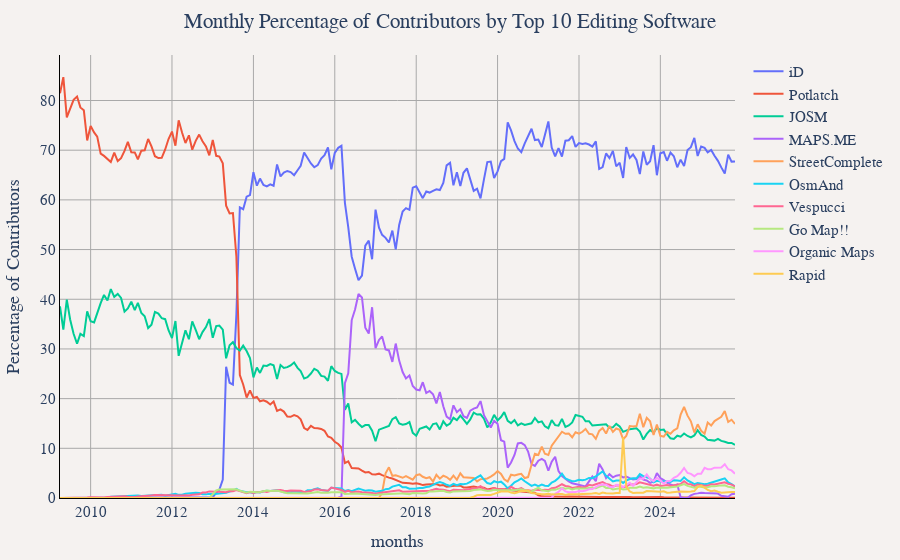

Notebook code for this chart:
### Markdown cell above
## Monthly Percentage of Contributors by Top 10 Editing Software

### Code cell
df = duckdb.sql("""
WITH top_software AS (
	SELECT created_by
	FROM (
		SELECT
			created_by,
			COUNT(DISTINCT user_name) as total_contributors
		FROM '../changeset_data/year=*/month=*/*.parquet'
		WHERE created_by IS NOT NULL
		GROUP BY created_by
		ORDER BY total_contributors DESC
		LIMIT 10
	)
),
monthly_software_contributors AS (
	SELECT 
		CONCAT(year, '-', LPAD(CAST(month as VARCHAR), 2, '0')) as months,
		created_by,
		COUNT(DISTINCT user_name) as contributors
	FROM '../changeset_data/year=*/month=*/*.parquet'
	WHERE created_by IN (SELECT created_by FROM top_software)
	GROUP BY year, month, created_by
),
monthly_total_contributors AS (
	SELECT 
		CONCAT(year, '-', LPAD(CAST(month as VARCHAR), 2, '0')) as months,
		COUNT(DISTINCT user_name) as total_contributors
	FROM '../changeset_data/year=*/month=*/*.parquet'
	WHERE created_by IS NOT NULL
	GROUP BY year, month
)
SELECT 
	msc.months,
	msc.created_by,
	ROUND((msc.contributors * 100.0) / mtc.total_contributors, 2) as 'Percentage of Contributors'
FROM monthly_software_contributors msc
JOIN monthly_total_contributors mtc ON msc.months = mtc.months
ORDER BY msc.months, msc.created_by""").df()

util.show_figure(
    [
        util.FigureConfig(
            title="Monthly Percentage of Contributors by Top 10 Editing Software",
            x_col="months",
            y_col="Percentage of Contributors",
            y_unit_hover_template="%",
            group_col="created_by",
            query_or_df=df,
        ),
    ],
)

### Figure 1 — Plotly figure (JSON) as saved in the notebook; plotly's stock layout.template omitted (floating-point values rounded to 4 significant figures; data arrays with more than 128 entries replaced by an {"elided": "..."} marker saying what was removed)
{"data": [{"hovertemplate": "iD<br>%{x}<br>%{y:,} %<extra></extra>", "name": "iD", "type": "scatter", "visible": true, "x": {"elided": "200 str values"}, "y": {"elided": "200 float values"}}, {"hovertemplate": "Potlatch<br>%{x}<br>%{y:,} %<extra></extra>", "name": "Potlatch", "type": "scatter", "visible": true, "x": {"elided": "200 str values"}, "y": {"elided": "200 float values"}}, {"hovertemplate": "JOSM<br>%{x}<br>%{y:,} %<extra></extra>", "name": "JOSM", "type": "scatter", "visible": true, "x": {"elided": "200 str values"}, "y": {"elided": "200 float values"}}, {"hovertemplate": "MAPS.ME<br>%{x}<br>%{y:,} %<extra></extra>", "name": "MAPS.ME", "type": "scatter", "visible": true, "x": {"elided": "200 str values"}, "y": {"elided": "200 float values"}}, {"hovertemplate": "StreetComplete<br>%{x}<br>%{y:,} %<extra></extra>", "name": "StreetComplete", "type": "scatter", "visible": true, "x": {"elided": "200 str values"}, "y": {"elided": "200 float values"}}, {"hovertemplate": "OsmAnd<br>%{x}<br>%{y:,} %<extra></extra>", "name": "OsmAnd", "type": "scatter", "visible": true, "x": {"elided": "200 str values"}, "y": {"elided": "200 float values"}}, {"hovertemplate": "Vespucci<br>%{x}<br>%{y:,} %<extra></extra>", "name": "Vespucci", "type": "scatter", "visible": true, "x": {"elided": "200 str values"}, "y": {"elided": "200 float values"}}, {"hovertemplate": "Go Map!!<br>%{x}<br>%{y:,} %<extra></extra>", "name": "Go Map!!", "type": "scatter", "visible": true, "x": {"elided": "200 str values"}, "y": {"elided": "200 float values"}}, {"hovertemplate": "Organic Maps<br>%{x}<br>%{y:,} %<extra></extra>", "name": "Organic Maps", "type": "scatter", "visible": true, "x": {"elided": "200 str values"}, "y": {"elided": "200 float values"}}, {"hovertemplate": "Rapid<br>%{x}<br>%{y:,} %<extra></extra>", "name": "Rapid", "type": "scatter", "visible": true, "x": {"elided": "200 str values"}, "y": {"elided": "200 float values"}}], "layout": {"barmode": "stack", "font": {"family": "Times", "size": 15}, "margin": {"b": 55, "l": 55, "r": 55, "t": 55}, "paper_bgcolor": "#f5f2f0", "plot_bgcolor": "#f5f2f0", "title": {"text": "Monthly Percentage of Contributors by Top 10 Editing Software", "x": 0.5}, "xaxis": {"gridcolor": "darkgray", "linecolor": "black", "showgrid": true, "tickcolor": "black", "title": {"text": "months"}, "zerolinecolor": "darkgray"}, "yaxis": {"gridcolor": "darkgray", "linecolor": "black", "rangemode": "tozero", "showgrid": true, "tickcolor": "black", "title": {"text": "Percentage of Contributors"}, "zerolinecolor": "darkgray"}}}
